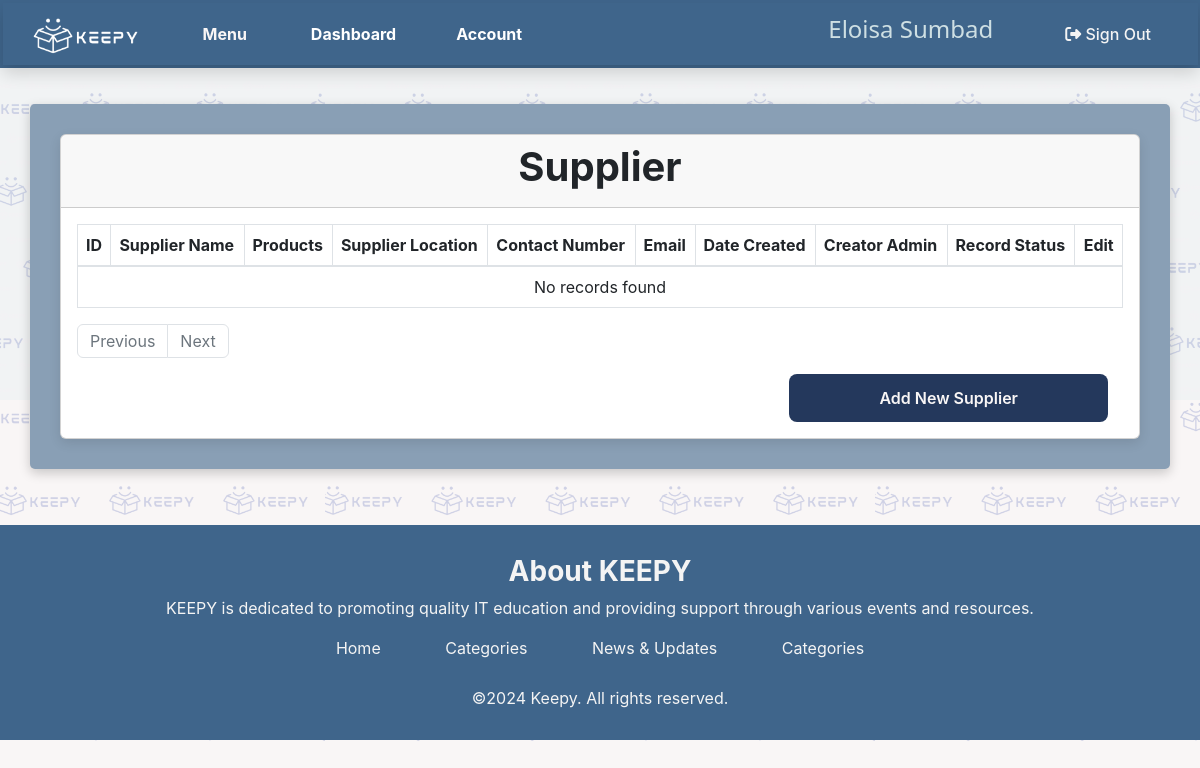
The page /view_supplier.php (signed in) on the database as committed earlier.
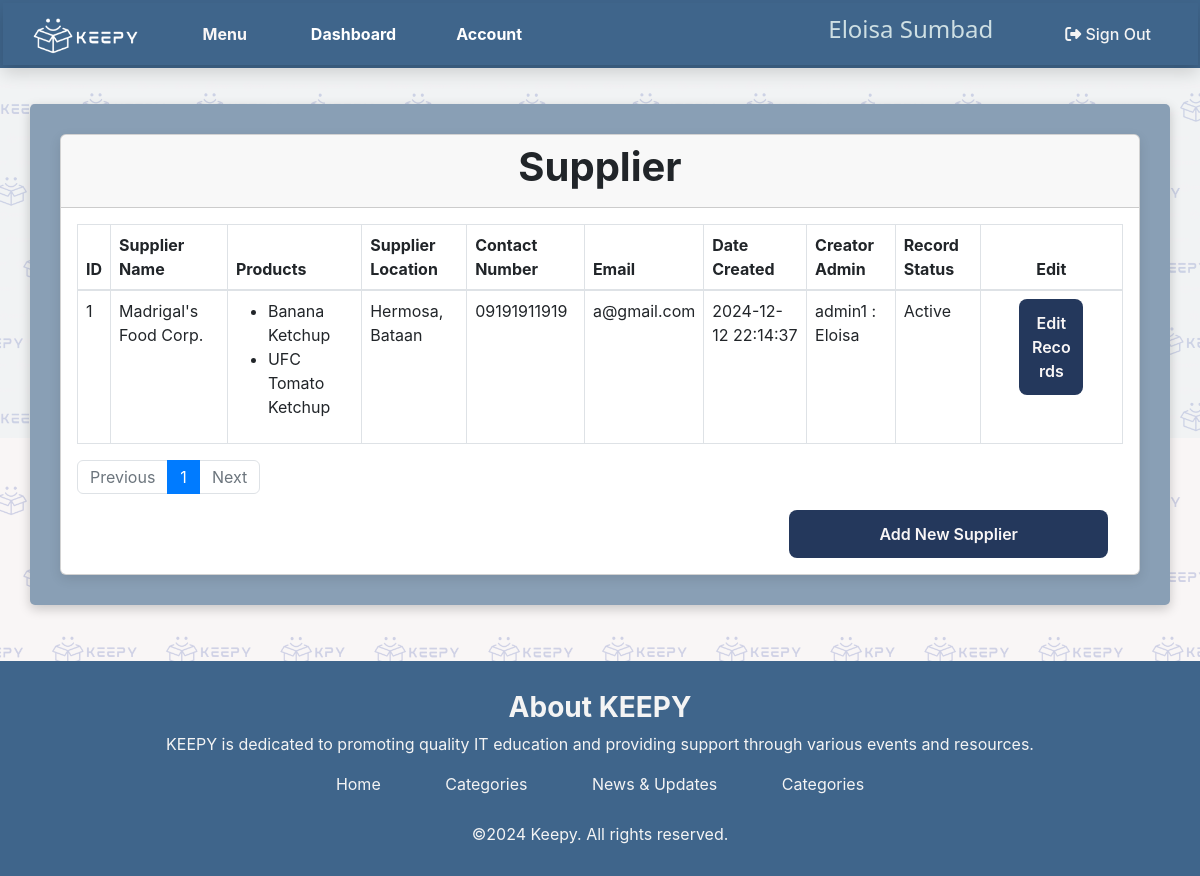
The same page on the database as committed later.
### tables this page shows
CREATE TABLE `supplier` (
  `supplier_id` int(11) NOT NULL,
  `supplier_name` varchar(100) NOT NULL,
  `supplier_location` varchar(100) NOT NULL,
  `supplier_contact` varchar(20) NOT NULL,
  `supplier_email` varchar(100) NOT NULL,
  `admin_creator` bigint(20) UNSIGNED NOT NULL,
  `date_created` datetime NOT NULL,
  `record_status` varchar(50) NOT NULL
);

CREATE TABLE `items` (
  `item_id` bigint(20) UNSIGNED NOT NULL,
  `item_name` varchar(255) NOT NULL,
  `item_desc` varchar(255) NOT NULL,
  `item_img` longblob NOT NULL,
  `cat_id` bigint(11) UNSIGNED NOT NULL,
  `supplier_id` int(11) NOT NULL,
  `stock` int(11) NOT NULL,
  `admin_creator` bigint(20) UNSIGNED NOT NULL,
  `date_created` date NOT NULL,
  `record_status` varchar(25) NOT NULL
);

### view_supplier.php (the view, shortened to what the changed rows need)
<?php
include 'includes/header.php';
require "dbcon.php";
?>
<div class="admin-container">
<div class="row">
    <div class="col-md-12">
        <div class="card">
            <div class="card-header">
            <h2 style="font-family: 'Inter', sans-serif; font-size: 40px; font-weight: bold;">
                Supplier
            </h2>
            </div>
            <div class="card-body">
                <table class="table table-bordered">
                    <thead>
                        <tr>
                            <th>ID</th>
                            <th>Supplier Name</th>
                            <th>Products</th>
                            <th>Supplier Location</th>
                            <th>Contact Number</th>
                            <th>Email</th>
                            <th>Date Created</th>
                            <th>Creator Admin</th>
                            <th>Record Status</th>
                            <th style="text-align : center">Edit</th>
                        </tr>
                    </thead>
                    <tbody>
                        <?php
                            $page = isset($_GET['page']) ? (int)$_GET['page'] : 1;
                            $page = max($page, 1);
                            [$limit, $totalPages] = pagination($con);
                            $start = ($page - 1) * $limit;
                            $categoryrecords = RetrieveAll("categories", $con, $start, $limit);
                            if (mysqli_num_rows($categoryrecords) > 0) {
                                foreach ($categoryrecords as $item) :
                        ?>
                                    <tr>
                                        <td><?=$item['supplier_id']?> </td>
                                        <td><?=$item['supplier_name']?> </td>
                                        <td>
                                            <ul>
<?php
                                        $query = "SELECT * FROM items WHERE supplier_id = ?";
                                        $stmt = $con->prepare($query);
                                        $stmt->bind_param("i",$item['supplier_id']);
                                        $stmt->execute();
                                        $result = $stmt->get_result();
                                        if ($result->num_rows > 0) {
                                            while ($row = $result->fetch_assoc()) {
                                                echo '<li>' .($row['item_name']) . '</li>';
                                            }
                                        } else {
                                            echo '<td>No products ordered yet</td>';
                                        }
     ?>
                                            </ul>
                                        </td>
                                        <td><?=$item['supplier_location']?> </td>
                                        <td><?=$item['supplier_contact']?> </td>
                                        <td><?=$item['supplier_email']?> </td>
                                        <td><?=$item['date_created']?> </td>
                                        <td><?=$item['admin_creator']?> </td>
                                        <td><?=$item['record_status']?> </td>
                                        <td>
                                             <div class="col-md-9 ms-auto me-auto" style="text-align:center">
                                                <form action="mod_supplier.php?supidlabel=<?=$item['supplier_id']?>" method="post">
                                                    <button type="submit" name="sup-edit-btn">Edit Records</button>
                                                </form>
                                             </div>
                                        </td>
                                    </tr>
                                <?php
                                endforeach;
                            } else {
                                ?>
                                <tr>
                                    <td colspan="15" class="text-center">No records found</td>
                                </tr>
                        <?php
                            }
                            ?>
                        </tbody>
                    </table>
                    <div>
                        <nav>
                            <ul class="pagination">
                                <?php for ($i = 1; $i <= $totalPages; $i++) : ?>
                                    <li class="page-item <?= ($page === $i) ? 'active' : ''; ?>">
                                        <a class="page-link" href="?page=<?= $i; ?>"><?= $i; ?></a>
                                    </li>
                                <?php endfor; ?>
                            </ul>
                        </nav>
                    </div>
                </div>
            </div>
</div>
<link href="https://cdn.jsdelivr.net/npm/bootstrap@5.3.0/dist/css/bootstrap.min.css" rel="stylesheet">
    </div>
<?php
function RetrieveAll($table, $con, $start, $limit)
{
    $query = "SELECT
                s.supplier_id,
                s.supplier_name,
                s.supplier_location,
                s.supplier_contact,
                s.supplier_email,
                s.date_created,
                CONCAT('admin', s.admin_creator, ' : ', a.admin_firstname) AS admin_creator,
                s.record_status
              FROM supplier s
              LEFT JOIN administrators a ON s.admin_creator = a.admin_id
              LIMIT ?, ?;";
    $stmt = $con->prepare($query);
    $stmt->bind_param("ii", $start, $limit);
    $stmt->execute();
    return $stmt->get_result();
}
function pagination($con)
{
    $limit = 10;
    $totalQuery = "SELECT COUNT(*) as total FROM supplier";
    $totalResult = mysqli_fetch_assoc(mysqli_query($con, $totalQuery));
    $total = $totalResult['total'];
    $totalPages = ceil($total / $limit);
    return [$limit, $totalPages];
}
?>
    <?php
        include 'includes/footer.php';
    ?>
</div>

Rows that differ between the two databases and show on the page:
added supplier: supplier_id "1", supplier_name "Madrigal's Food Corp.", supplier_location "Hermosa, Bataan", supplier_contact "09191911919", supplier_email "a@gmail.com", date_created "2024-12-12 22:14:37", admin_creator "admin1 : Eloisa", record_status "Active"
added items: item_name "Banana Ketchup"
added items: item_name "UFC Tomato Ketchup"
Other text that changed with them:
new list line: "1"
text no longer shown: "No records found"
